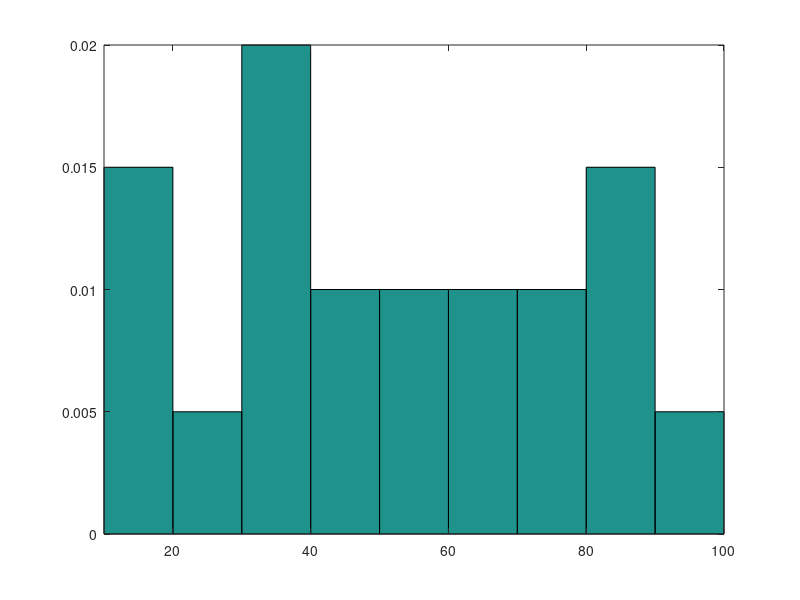
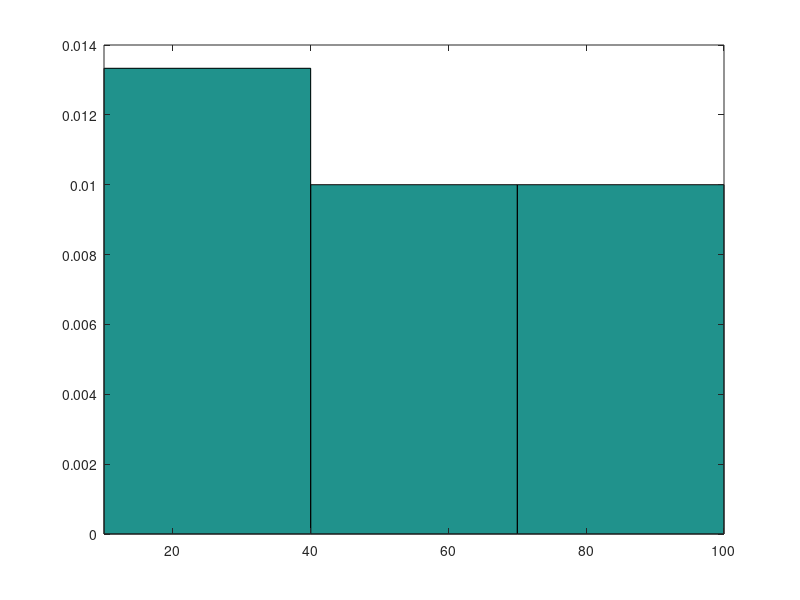
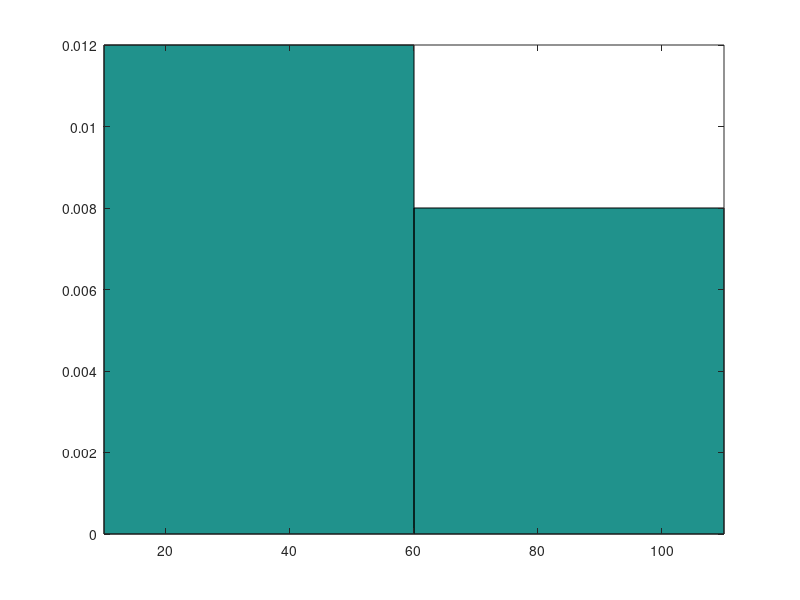

Source code (MATLAB) for these figures, in order:
% Ex 1: load the demo5.mat and compute the covariance between each column of
% X and Y;
% 1.1) 
load('demo5.mat');
[~, p] = size(X);
R = zeros(p,1);
for i = 1:p
    r = cov(X(:,i),Y);
    R(i,1) = r(1,2);
end

% 1.2) : load the demo5.mat and compute the correlation coefficient between
% each column of X and Y;
load('demo5.mat');
[~, p] = size(X);
R = zeros(p,1);
for i = 1:p
    r = corrcoef(X(:,i),Y);
    R(i,1) = r(1,2);
end

% Ex 2: 
% 2.1) Let X ~ Pios(2), compute p(k), k = 0, 1, 2, 50;
k = 0:1:50;
prob = poisspdf(k, 2);

% 2.2)  Let Y ~ Pois(1), compute F(k), k = 0, 1, 2, 50;
k = 0:1:50;
f = poisscdf(k,1);

% Ex 3: Draw histograms for the following dataset:
% 12, 15, 34, 24, 35, 67, 89, 13, 45, 36, 89, 46, 97, 34, 56, 78, 65, 83, 59, 74
% 3.1) Let the bin width be 10, the first bin starts at 10;
X = [12, 15, 34, 24, 35, 67, 89, 13, 45, 36, 89, 46, 97, 34, 56, 78, 65, 83, 59, 74];
N = length(X);
%[..., a(i), a(i+1), ...] a(i)<=Bi<a(i+1);
%[10,20),[20,30),...,[90,100];
fig1 = figure;
bin1 = [10,20,30,40,50,60,70,80,90,100.1];
width1 = ones(1,10)*10;
bincount1 = histc(X,bin1);
height1 = bincount1./(N*width1);
bar(bin1,height1,'histc');
xlim([10,100]);
saveas(fig1, 'h1.eps', 'epsc');

% 3.2)  Let the bin width be 30, the first bin starts at 10;
X = [12, 15, 34, 24, 35, 67, 89, 13, 45, 36, 89, 46, 97, 34, 56, 78, 65, 83, 59, 74];
N = length(X);
%[..., a(i), a(i+1), ...] a(i)<=Bi<a(i+1);
%[10,40),[40,70),[70,100];
fig2 = figure;
bin2 = [10,40,70,100.1];
width2 = ones(1,4)*30;
bincount2 = histc(X,bin2);
height2 = bincount2./(N*width2);
bar(bin2,height2,'histc');
xlim([10,100]);
saveas(fig2, 'h2.eps', 'epsc');

% 3.3) Let the bin width be 50, the first bin starts at 10;
X = [12, 15, 34, 24, 35, 67, 89, 13, 45, 36, 89, 46, 97, 34, 56, 78, 65, 83, 59, 74];
N = length(X);
%[..., a(i), a(i+1), ...] a(i)<=Bi<a(i+1);
%[10,60),[60,110];
fig3 = figure;
bin3 = [10,60,110.1];
width3 = ones(1,3)*50;
bincount3 = histc(X,bin3);
height3 = bincount3./(N*width3);
bar(bin3,height3,'histc');
xlim([10,110]);
saveas(fig3, 'h3.eps', 'epsc');

% Ex 4: 
% Given the following dataset, which contains the prime numbers less than 100. 
% 2,3,5,7,11,13,17,19,23,29,31,37,41,43,47,53,59,61,67,71,73,79,83,89,97
% a. Compute the sample median.
% b. Compute the lower and upper quartiles.
S = [2,3,5,7,11,13,17,19,23,29,31,37,41,43,47,53,59,61,67,71,73,79,83,89,97];
% 4.1) Sample Median;
sMe = median(S);
n = length(S);

% 4.2) Lower Quantile;
p =0.25;
k = floor(p*(n+1));
alpha = p*(n+1)-k;
lowQ = S(k) + alpha*(S(k+1) - S(k));

% 4.3) Upper Quantile;
p = 0.75;
k = floor(p*(n+1));
alpha = p*(n+1)-k;
upperQ = S(k) + alpha*(S(k+1) - S(k));

% Ex 5:
% Given the following dataset, which contains Fibonacci numbers less than 100. 
% 0,1,1,2,3,5,8,13,21,34,55,89
% Compute the standard deviation. 
% Compute the MAD.
S = [0,1,1,2,3,5,8,13,21,34,55,89];
% 5.1) Standard deviation;
std1 = std(S);

% 5.2) MAD;
MAD = median(abs(S-median(S)));


